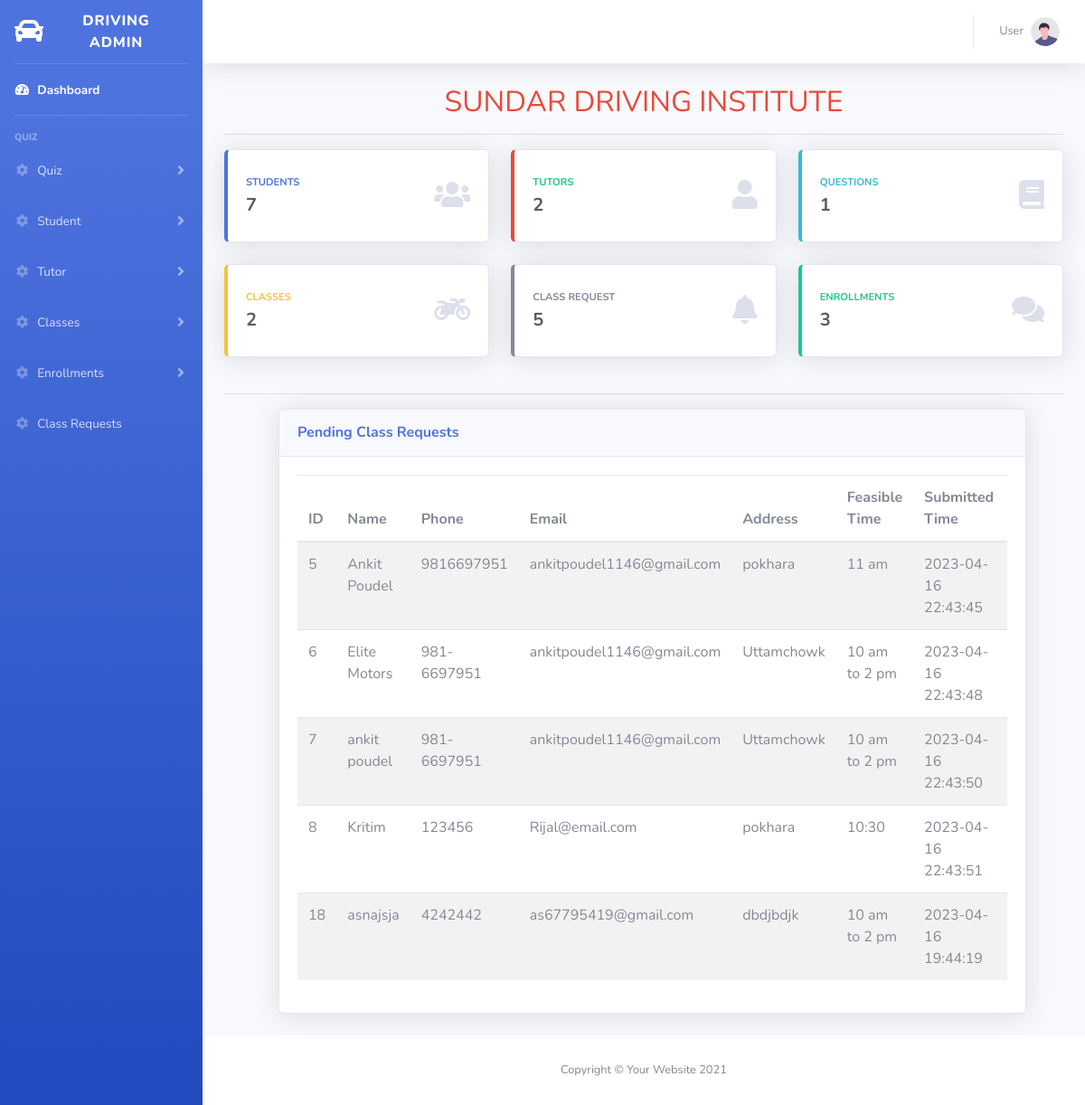
The app's page /admin/index.php with its own data.
### tables this page shows
CREATE TABLE `classrequest` (
  `RequestID` int(11) NOT NULL,
  `Name` varchar(255) NOT NULL,
  `Phone` varchar(20) NOT NULL,
  `Email` varchar(255) NOT NULL,
  `Address` varchar(255) NOT NULL,
  `FeasibleTime` varchar(255) NOT NULL,
  `ClassID` int(11) NOT NULL,
  `message` varchar(255) DEFAULT NULL,
  `status` int(1) DEFAULT NULL,
  `submit_datetime` datetime DEFAULT NULL
);

### admin/index.php (the view, shortened to what this page needs)
<?php include('header.php'); ?>
<?php
include '../inc/db_connect.php';
$sql_students = "SELECT COUNT(*) as count_students FROM students";
$result_students = $conn->query($sql_students);
$count_students = $result_students->fetch_assoc()['count_students'];
$sql_tutors = "SELECT COUNT(*) as count_tutors FROM tutors";
$result_tutors = $conn->query($sql_tutors);
$count_tutors = $result_tutors->fetch_assoc()['count_tutors'];
$sql_classes = "SELECT COUNT(*) as count_classes FROM classes";
$result_classes = $conn->query($sql_classes);
$count_classes = $result_classes->fetch_assoc()['count_classes'];
$sql_questions = "SELECT COUNT(*) as count_questions FROM questions";
$result_questions = $conn->query($sql_questions);
$count_questions = $result_questions->fetch_assoc()['count_questions'];
$sql_enrollments = "SELECT COUNT(*) as count_enrollments FROM enrollment";
$result_enrollments = $conn->query($sql_enrollments);
$count_enrollments = $result_enrollments->fetch_assoc()['count_enrollments'];
$sql_request = "SELECT COUNT(*) as count_requests FROM classrequest WHERE status=0";
$result_request = $conn->query($sql_request);
$count_request = $result_request->fetch_assoc()['count_requests'];
?>
                <div class="container-fluid">
                    <h2 class="text-danger text-center text-bold">
                        SUNDAR DRIVING INSTITUTE
                    </h2>
                    <hr>
                    <div class="row">
                        <div class="col-xl-4 col-md-6 mb-4">
                            <div class="card border-left-primary shadow h-100 py-2">
                                <div class="card-body">
                                    <div class="row no-gutters align-items-center">
                                        <div class="col mr-2">
                                            <div class="text-xs font-weight-bold text-primary text-uppercase mb-1">
                                                Students</div>
                                            <div class="h5 mb-0 font-weight-bold text-gray-800"><?php echo $count_students; ?></div>
                                        </div>
                                        <div class="col-auto">
                                        <i class="fa fa-users fa-2x text-gray-300" aria-hidden="true"></i>
                                        </div>
                                    </div>
                                </div>
                            </div>
                        </div>
                        <div class="col-xl-4 col-md-6 mb-4">
                            <div class="card border-left-danger shadow h-100 py-2">
                                <div class="card-body">
                                    <div class="row no-gutters align-items-center">
                                        <div class="col mr-2">
                                            <div class="text-xs font-weight-bold text-success text-uppercase mb-1">
                                                Tutors</div>
                                            <div class="h5 mb-0 font-weight-bold text-gray-800"><?php echo $count_tutors; ?></div>
                                        </div>
                                        <div class="col-auto">
                                            <i class="fa fa-user fa-2x text-gray-300"></i>
                                        </div>
                                    </div>
                                </div>
                            </div>
                        </div>
                        <div class="col-xl-4 col-md-6 mb-4">
                            <div class="card border-left-info shadow h-100 py-2">
                                <div class="card-body">
                                    <div class="row no-gutters align-items-center">
                                        <div class="col mr-2">
                                            <div class="text-xs font-weight-bold text-info text-uppercase mb-1">Questions
                                            </div>
                                            <div class="row no-gutters align-items-center">
                                                <div class="col-auto">
                                                    <div class="h5 mb-0 mr-3 font-weight-bold text-gray-800"><?php echo $count_questions; ?></div>
                                                </div>
                                            </div>
                                        </div>
                                        <div class="col-auto">
                                            <i class="fa fa-book fa-2x text-gray-300"></i>
                                        </div>
                                    </div>
                                </div>
                            </div>
                        </div>
                        <div class="col-xl-4 col-md-6 mb-4">
                            <div class="card border-left-warning shadow h-100 py-2">
                                <div class="card-body">
                                    <div class="row no-gutters align-items-center">
                                        <div class="col mr-2">
                                            <div class="text-xs font-weight-bold text-warning text-uppercase mb-1">
                                                Classes</div>
                                            <div class="h5 mb-0 font-weight-bold text-gray-800"><?php echo $count_classes; ?></div>
                                        </div>
                                        <div class="col-auto">
                                            <i class="fas fa-motorcycle fa-2x text-gray-300"></i>
                                        </div>
                                    </div>
                                </div>
                            </div>
                        </div>
                        <div class="col-xl-4 col-md-6 mb-4">
                            <div class="card border-left-secondary shadow h-100 py-2">
                                <div class="card-body">
                                    <div class="row no-gutters align-items-center">
                                        <div class="col mr-2">
                                            <div class="text-xs font-weight-bold text-secondary text-uppercase mb-1">
                                                Class Request</div>
                                            <div class="h5 mb-0 font-weight-bold text-gray-800"><?php echo $count_request; ?></div>
                                        </div>
                                        <div class="col-auto">
                                            <i class="fa fa-bell fa-2x text-gray-300"></i>
                                        </div>
                                    </div>
                                </div>
                            </div>
                        </div>
                        <div class="col-xl-4 col-md-6 mb-4">
                            <div class="card border-left-success shadow h-100 py-2">
                                <div class="card-body">
                                    <div class="row no-gutters align-items-center">
                                        <div class="col mr-2">
                                            <div class="text-xs font-weight-bold text-success text-uppercase mb-1">
                                                Enrollments</div>
                                            <div class="h5 mb-0 font-weight-bold text-gray-800"><?php echo $count_enrollments; ?></div>
                                        </div>
                                        <div class="col-auto">
                                            <i class="fas fa-comments fa-2x text-gray-300"></i>
                                        </div>
                                    </div>
                                </div>
                            </div>
                        </div>
                    </div>
<?php
include '../inc/db_connect.php';
$sql = "SELECT cr.RequestID, cr.Name, cr.Phone, cr.Email, cr.Address, cr.FeasibleTime, c.Subject, cr.message, cr.status, cr.submit_datetime
FROM classrequest cr
INNER JOIN classes c ON cr.ClassID = c.ClassID
        WHERE cr.Status = 0";
$result = $conn->query($sql);
?>
<hr>
<div class="ml-5 col-xl-11 col-lg-12">
    <div class="card shadow mb-4">
        <div class="card-header py-3 d-flex flex-row align-items-center justify-content-between">
            <h6 class="m-0 font-weight-bold text-primary">Pending Class Requests</h6>
        </div>
        <div class="card-body">
            <table class="table table-striped table-responsive">
                <thead>
                    <tr>
                    <th>ID</th>
                        <th>Name</th>
                        <th>Phone</th>
                        <th>Email</th>
                        <th>Address</th>
                        <th>Feasible Time</th>
                        <th>Submitted Time</th>
                        <th>Class</th>
                    </tr>
                </thead>
                <tbody>
                    <?php
                    if ($result->num_rows > 0) {
                        while ($row = $result->fetch_assoc()) {
                            echo "<tr>";
                            echo "<td>" . $row["RequestID"] . "</td>";
                            echo "<td>" . $row["Name"] ."</td>";
                            echo "<td>" . $row["Phone"] . "</td>";
                            echo "<td>" . $row["Email"] . "</td>";
                            echo "<td>" . $row["Address"] . "</td>";
                            echo "<td>" . $row["FeasibleTime"] . "</td>";
                            echo "<td>" . $row["submit_datetime"] . "</td>";
                            echo "<td>" . $row["Subject"] . "</td>";
                            echo "</tr>";
                        }
                    } else {
                        echo "No pending class requests found.";
                    }
                    ?>
                </tbody>
            </table>
        </div>
    </div>
</div>
                </div>
            </div>
<?php include('footer.php'); ?>

### records on screen
classrequest: RequestID "5", Name "Ankit Poudel", Phone "9816697951", Email "ankitpoudel1146@gmail.com", Address "pokhara", FeasibleTime "11 am", submit_datetime "2023-04-16 22:43:45"
classrequest: RequestID "6", Name "Elite Motors", Phone "981-6697951", Email "ankitpoudel1146@gmail.com", Address "Uttamchowk", FeasibleTime "10 am to 2 pm", submit_datetime "2023-04-16 22:43:48"
classrequest: RequestID "7", Name "ankit poudel", Phone "981-6697951", Email "ankitpoudel1146@gmail.com", Address "Uttamchowk", FeasibleTime "10 am to 2 pm", submit_datetime "2023-04-16 22:43:50"
classrequest: RequestID "8", Name "Kritim", Phone "123456", Email "Rijal@email.com", Address "pokhara", FeasibleTime "10:30", submit_datetime "2023-04-16 22:43:51"
classrequest: RequestID "18", Name "asnajsja", Phone "4242442", Email "as67795419@gmail.com", Address "dbdjbdjk", FeasibleTime "10 am to 2 pm", submit_datetime "2023-04-16 19:44:19"

### other values on screen
$count_students "7"
$count_tutors "2"
$count_questions "1"
$count_classes "2"
$count_request "5"
$count_enrollments "3"
